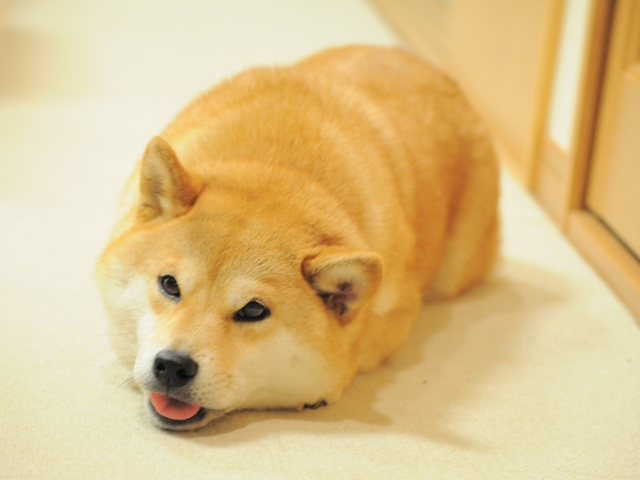
#> input picture demo 22 - video (cv2)/D3 - arithmetic operations/dog.jpg, 640 x 480 px
$ python demo_weightedsum.py
#> lines starting #> are read from the running program, lines starting #| are printed output that depends on the picture
# demo_weightedsum.py

import cv2

img1 = cv2.imread('dog.jpg', 1)
#> img1 is the input picture: shape (480, 640, 3); mean B, G, R 136.4, 192.4, 220.8
img2 = cv2.imread('cat.jpg', 1)
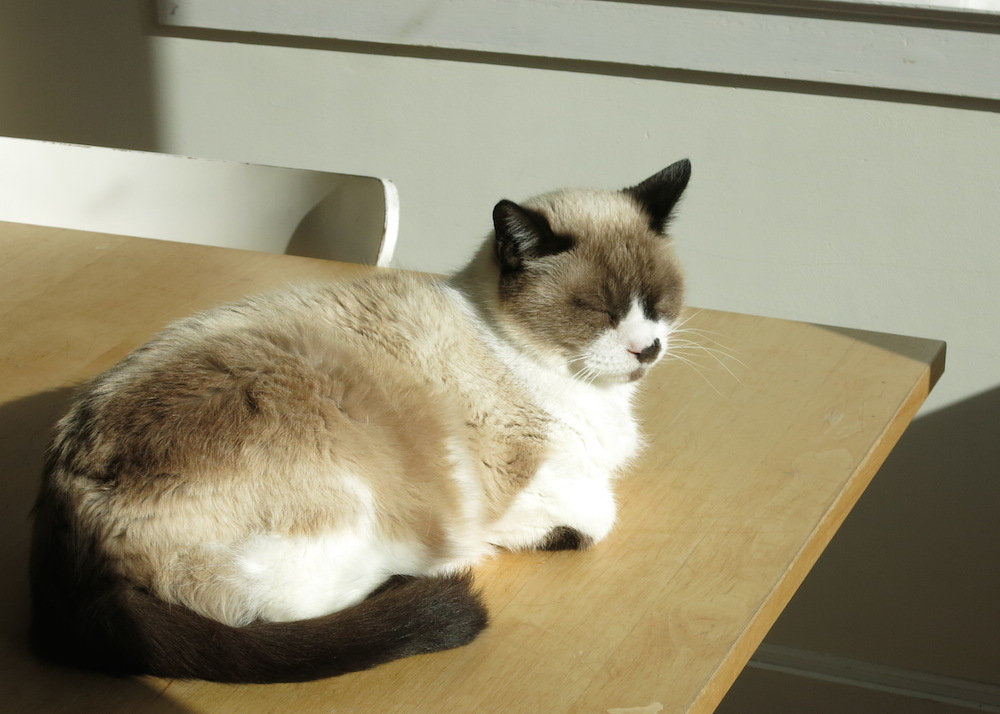
#> input picture demo 22 - video (cv2)/D3 - arithmetic operations/cat.jpg, 1000 x 714 px
#> img2 is the input picture: shape (714, 1000, 3); mean B, G, R 115.7, 142.3, 149.8

print(img1.shape)
#| (480, 640, 3)
print(img2.shape)
#| (714, 1000, 3)

img2 = img2[0:img1.shape[0], 0:img1.shape[1], :]
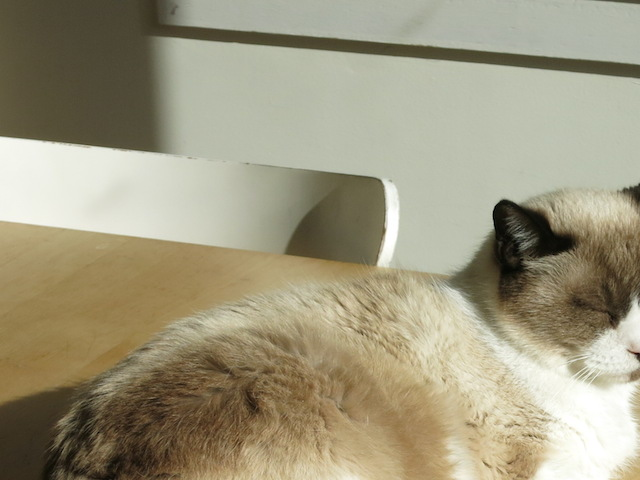
#> img2: shape (480, 640, 3); mean B, G, R 127.2, 152.3, 159
print(img2.shape)
#| (480, 640, 3)

# quit()

cv2.imshow('Weighted image', img1)

print('Switch to image window. Then press any key to continue.')

cv2.waitKey(0)   # Wait for key press

N = 10
for i in range(N):
    y = cv2.addWeighted(img1, 1-i/(N-1), img2, i/(N-1), 0) # '0' is an additive const.
    # y : weighted sum of two images
    cv2.imshow('Weighted image', y)
    cv2.waitKey(500)   # Wait 0.5 seconds
#> this loop made 10 passes
#> pass 3, `y = cv2.addWeighted(img1, 1-i/(N-1), img2, i/(N-1), 0) # '0' is an add..`:
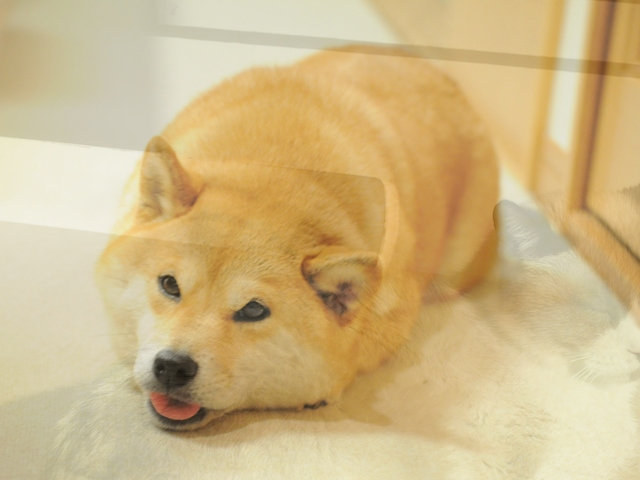
#> y: shape (480, 640, 3); mean B, G, R 134.4, 183.5, 207.1

cv2.destroyAllWindows()
